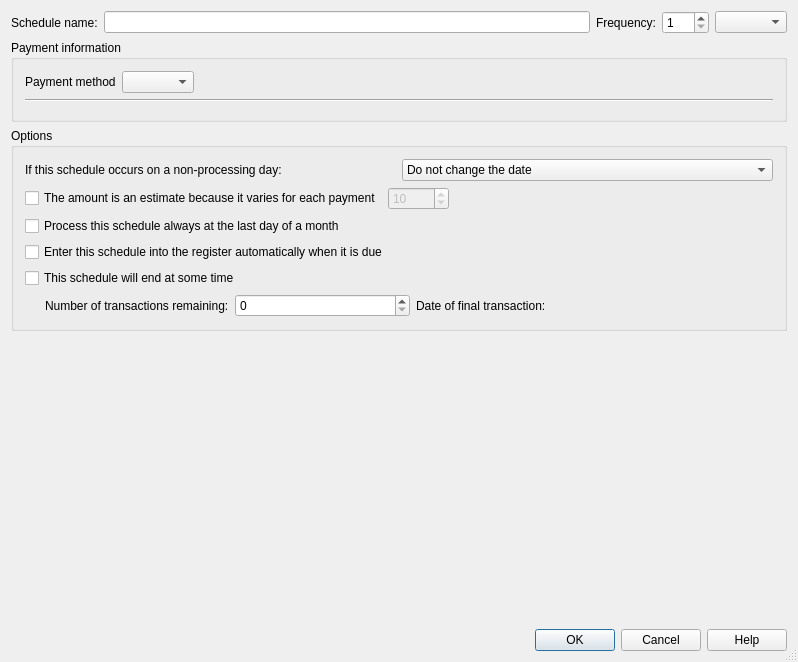
<?xml version="1.0" encoding="UTF-8"?>
<ui version="4.0">
 <class>KEditScheduleDlg</class>
 <widget class="QDialog" name="KEditScheduleDlg">
  <property name="geometry">
   <rect>
    <x>0</x>
    <y>0</y>
    <width>798</width>
    <height>662</height>
   </rect>
  </property>
  <property name="windowTitle">
   <string>Edit Scheduled transaction</string>
  </property>
  <property name="sizeGripEnabled">
   <bool>true</bool>
  </property>
  <layout class="QVBoxLayout">
   <item>
    <layout class="QHBoxLayout">
     <item>
      <layout class="QHBoxLayout">
       <item>
        <widget class="QLabel" name="textLabel1">
         <property name="text">
          <string>Schedule name:</string>
         </property>
         <property name="wordWrap">
          <bool>false</bool>
         </property>
        </widget>
       </item>
       <item>
        <widget class="KLineEdit" name="nameEdit">
         <property name="focusPolicy">
          <enum>Qt::StrongFocus</enum>
         </property>
         <property name="kmm_taborder" stdset="0">
          <bool>true</bool>
         </property>
        </widget>
       </item>
      </layout>
     </item>
     <item>
      <layout class="QHBoxLayout">
       <item>
        <widget class="QLabel" name="textLabel3">
         <property name="text">
          <string>Frequency:</string>
         </property>
         <property name="wordWrap">
          <bool>false</bool>
         </property>
        </widget>
       </item>
       <item>
        <widget class="QSpinBox" name="frequencyNoEdit">
         <property name="focusPolicy">
          <enum>Qt::StrongFocus</enum>
         </property>
         <property name="toolTip">
          <string>Number of selected periods between entries</string>
         </property>
         <property name="minimum">
          <number>1</number>
         </property>
         <property name="maximum">
          <number>999</number>
         </property>
         <property name="kmm_taborder" stdset="0">
          <bool>true</bool>
         </property>
        </widget>
       </item>
       <item>
        <widget class="QComboBox" name="frequencyEdit">
         <property name="kmm_taborder" stdset="0">
          <bool>true</bool>
         </property>
        </widget>
       </item>
      </layout>
     </item>
    </layout>
   </item>
   <item>
    <widget class="QGroupBox" name="paymentInformation">
     <property name="title">
      <string>Payment information</string>
     </property>
     <layout class="QVBoxLayout" name="paymentInformationLayout">
      <item>
       <layout class="QHBoxLayout">
        <item>
         <widget class="QLabel" name="textLabel1_3">
          <property name="text">
           <string>Payment method</string>
          </property>
          <property name="wordWrap">
           <bool>false</bool>
          </property>
         </widget>
        </item>
        <item>
         <widget class="QComboBox" name="paymentMethodCombo">
          <property name="kmm_taborder" stdset="0">
           <bool>true</bool>
          </property>
         </widget>
        </item>
        <item>
         <spacer name="spacer4">
          <property name="orientation">
           <enum>Qt::Horizontal</enum>
          </property>
          <property name="sizeType">
           <enum>QSizePolicy::Expanding</enum>
          </property>
          <property name="sizeHint" stdset="0">
           <size>
            <width>61</width>
            <height>21</height>
           </size>
          </property>
         </spacer>
        </item>
       </layout>
      </item>
      <item>
       <widget class="Line" name="line1">
        <property name="frameShape">
         <enum>QFrame::HLine</enum>
        </property>
        <property name="frameShadow">
         <enum>QFrame::Sunken</enum>
        </property>
       </widget>
      </item>
      <item>
       <widget class="NewTransactionEditor" name="transactionEditor">
        <property name="frameShape">
         <enum>QFrame::NoFrame</enum>
        </property>
        <property name="frameShadow">
         <enum>QFrame::Plain</enum>
        </property>
        <property name="lineWidth">
         <number>0</number>
        </property>
       </widget>
      </item>
     </layout>
    </widget>
   </item>
   <item>
    <widget class="QGroupBox" name="groupBox2">
     <property name="title">
      <string>Options</string>
     </property>
     <layout class="QVBoxLayout">
      <item>
       <layout class="QGridLayout">
        <item row="1" column="1">
         <widget class="KComboBox" name="weekendOptionCombo">
          <property name="kmm_taborder" stdset="0">
           <bool>true</bool>
          </property>
          <item>
           <property name="text">
            <string>Do not change the date</string>
           </property>
          </item>
          <item>
           <property name="text">
            <string>Change the date to the previous processing day</string>
           </property>
          </item>
          <item>
           <property name="text">
            <string>Change the date to the next processing day</string>
           </property>
          </item>
         </widget>
        </item>
        <item row="1" column="0">
         <widget class="QLabel" name="textLabel1_2">
          <property name="text">
           <string>If this schedule occurs on a non-processing day:</string>
          </property>
          <property name="wordWrap">
           <bool>false</bool>
          </property>
         </widget>
        </item>
       </layout>
      </item>
      <item>
       <layout class="QHBoxLayout">
        <item>
         <widget class="QCheckBox" name="estimateOption">
          <property name="text">
           <string>The amount is an estimate because it varies for each payment</string>
          </property>
          <property name="kmm_taborder" stdset="0">
           <bool>true</bool>
          </property>
         </widget>
        </item>
        <item>
         <widget class="QSpinBox" name="variationEdit">
          <property name="enabled">
           <bool>false</bool>
          </property>
          <property name="maximum">
           <number>32767</number>
          </property>
          <property name="value">
           <number>10</number>
          </property>
          <property name="kmm_taborder" stdset="0">
           <bool>true</bool>
          </property>
         </widget>
        </item>
        <item>
         <spacer name="spacer5">
          <property name="orientation">
           <enum>Qt::Horizontal</enum>
          </property>
          <property name="sizeType">
           <enum>QSizePolicy::Expanding</enum>
          </property>
          <property name="sizeHint" stdset="0">
           <size>
            <width>21</width>
            <height>20</height>
           </size>
          </property>
         </spacer>
        </item>
       </layout>
      </item>
      <item>
       <widget class="QCheckBox" name="lastDayInMonthOption">
        <property name="text">
         <string>Process this schedule always at the last day of a month</string>
        </property>
        <property name="kmm_taborder" stdset="0">
         <bool>true</bool>
        </property>
       </widget>
      </item>
      <item>
       <widget class="QCheckBox" name="autoEnterOption">
        <property name="text">
         <string>Enter this schedule into the register automatically when it is due</string>
        </property>
        <property name="kmm_taborder" stdset="0">
         <bool>true</bool>
        </property>
       </widget>
      </item>
      <item>
       <widget class="QCheckBox" name="endSeriesOption">
        <property name="text">
         <string>This schedule will end at some time</string>
        </property>
        <property name="kmm_taborder" stdset="0">
         <bool>true</bool>
        </property>
       </widget>
      </item>
      <item>
       <widget class="QFrame" name="endOptionsFrame">
        <property name="frameShape">
         <enum>QFrame::NoFrame</enum>
        </property>
        <property name="frameShadow">
         <enum>QFrame::Raised</enum>
        </property>
        <layout class="QHBoxLayout">
         <property name="leftMargin">
          <number>0</number>
         </property>
         <property name="topMargin">
          <number>0</number>
         </property>
         <property name="rightMargin">
          <number>0</number>
         </property>
         <property name="bottomMargin">
          <number>0</number>
         </property>
         <item>
          <spacer name="Spacer3_2_2">
           <property name="orientation">
            <enum>Qt::Horizontal</enum>
           </property>
           <property name="sizeType">
            <enum>QSizePolicy::Fixed</enum>
           </property>
           <property name="sizeHint" stdset="0">
            <size>
             <width>20</width>
             <height>20</height>
            </size>
           </property>
          </spacer>
         </item>
         <item>
          <widget class="QLabel" name="endLabel1">
           <property name="text">
            <string>Number of transactions remaining:</string>
           </property>
           <property name="wordWrap">
            <bool>false</bool>
           </property>
          </widget>
         </item>
         <item>
          <widget class="QSpinBox" name="remainingEdit">
           <property name="minimum">
            <number>0</number>
           </property>
           <property name="maximum">
            <number>9999</number>
           </property>
           <property name="kmm_taborder" stdset="0">
            <bool>true</bool>
           </property>
          </widget>
         </item>
         <item>
          <widget class="QLabel" name="endLabel2">
           <property name="text">
            <string>Date of final transaction:</string>
           </property>
           <property name="wordWrap">
            <bool>false</bool>
           </property>
          </widget>
         </item>
         <item>
          <widget class="KMyMoneyDateInput" name="finalPaymentDateEdit" native="true">
           <property name="focusPolicy">
            <enum>Qt::StrongFocus</enum>
           </property>
           <property name="kmm_taborder" stdset="0">
            <bool>true</bool>
           </property>
          </widget>
         </item>
        </layout>
       </widget>
      </item>
     </layout>
    </widget>
   </item>
   <item>
    <spacer name="spacer12">
     <property name="orientation">
      <enum>Qt::Vertical</enum>
     </property>
     <property name="sizeType">
      <enum>QSizePolicy::Expanding</enum>
     </property>
     <property name="sizeHint" stdset="0">
      <size>
       <width>20</width>
       <height>16</height>
      </size>
     </property>
    </spacer>
   </item>
   <item>
    <widget class="QDialogButtonBox" name="buttonBox">
     <property name="standardButtons">
      <set>QDialogButtonBox::Cancel|QDialogButtonBox::Help|QDialogButtonBox::Ok</set>
     </property>
     <property name="kmm_taborder" stdset="0">
      <bool>true</bool>
     </property>
    </widget>
   </item>
  </layout>
 </widget>
 <layoutdefault spacing="6" margin="11"/>
 <customwidgets>
  <customwidget>
   <class>KComboBox</class>
   <extends>QComboBox</extends>
   <header>kcombobox.h</header>
  </customwidget>
  <customwidget>
   <class>KLineEdit</class>
   <extends>QLineEdit</extends>
   <header>klineedit.h</header>
  </customwidget>
  <customwidget>
   <class>KMyMoneyDateInput</class>
   <extends>QWidget</extends>
   <header>kmymoneydateinput.h</header>
  </customwidget>
  <customwidget>
   <class>NewTransactionEditor</class>
   <extends>QFrame</extends>
   <header>newtransactioneditor.h</header>
   <container>1</container>
  </customwidget>
 </customwidgets>
 <resources/>
 <connections>
  <connection>
   <sender>estimateOption</sender>
   <signal>toggled(bool)</signal>
   <receiver>variationEdit</receiver>
   <slot>setEnabled(bool)</slot>
   <hints>
    <hint type="sourcelabel">
     <x>20</x>
     <y>20</y>
    </hint>
    <hint type="destinationlabel">
     <x>20</x>
     <y>20</y>
    </hint>
   </hints>
  </connection>
  <connection>
   <sender>buttonBox</sender>
   <signal>accepted()</signal>
   <receiver>KEditScheduleDlg</receiver>
   <slot>accept()</slot>
   <hints>
    <hint type="sourcelabel">
     <x>398</x>
     <y>616</y>
    </hint>
    <hint type="destinationlabel">
     <x>398</x>
     <y>319</y>
    </hint>
   </hints>
  </connection>
  <connection>
   <sender>buttonBox</sender>
   <signal>rejected()</signal>
   <receiver>KEditScheduleDlg</receiver>
   <slot>reject()</slot>
   <hints>
    <hint type="sourcelabel">
     <x>398</x>
     <y>616</y>
    </hint>
    <hint type="destinationlabel">
     <x>398</x>
     <y>319</y>
    </hint>
   </hints>
  </connection>
 </connections>
</ui>
